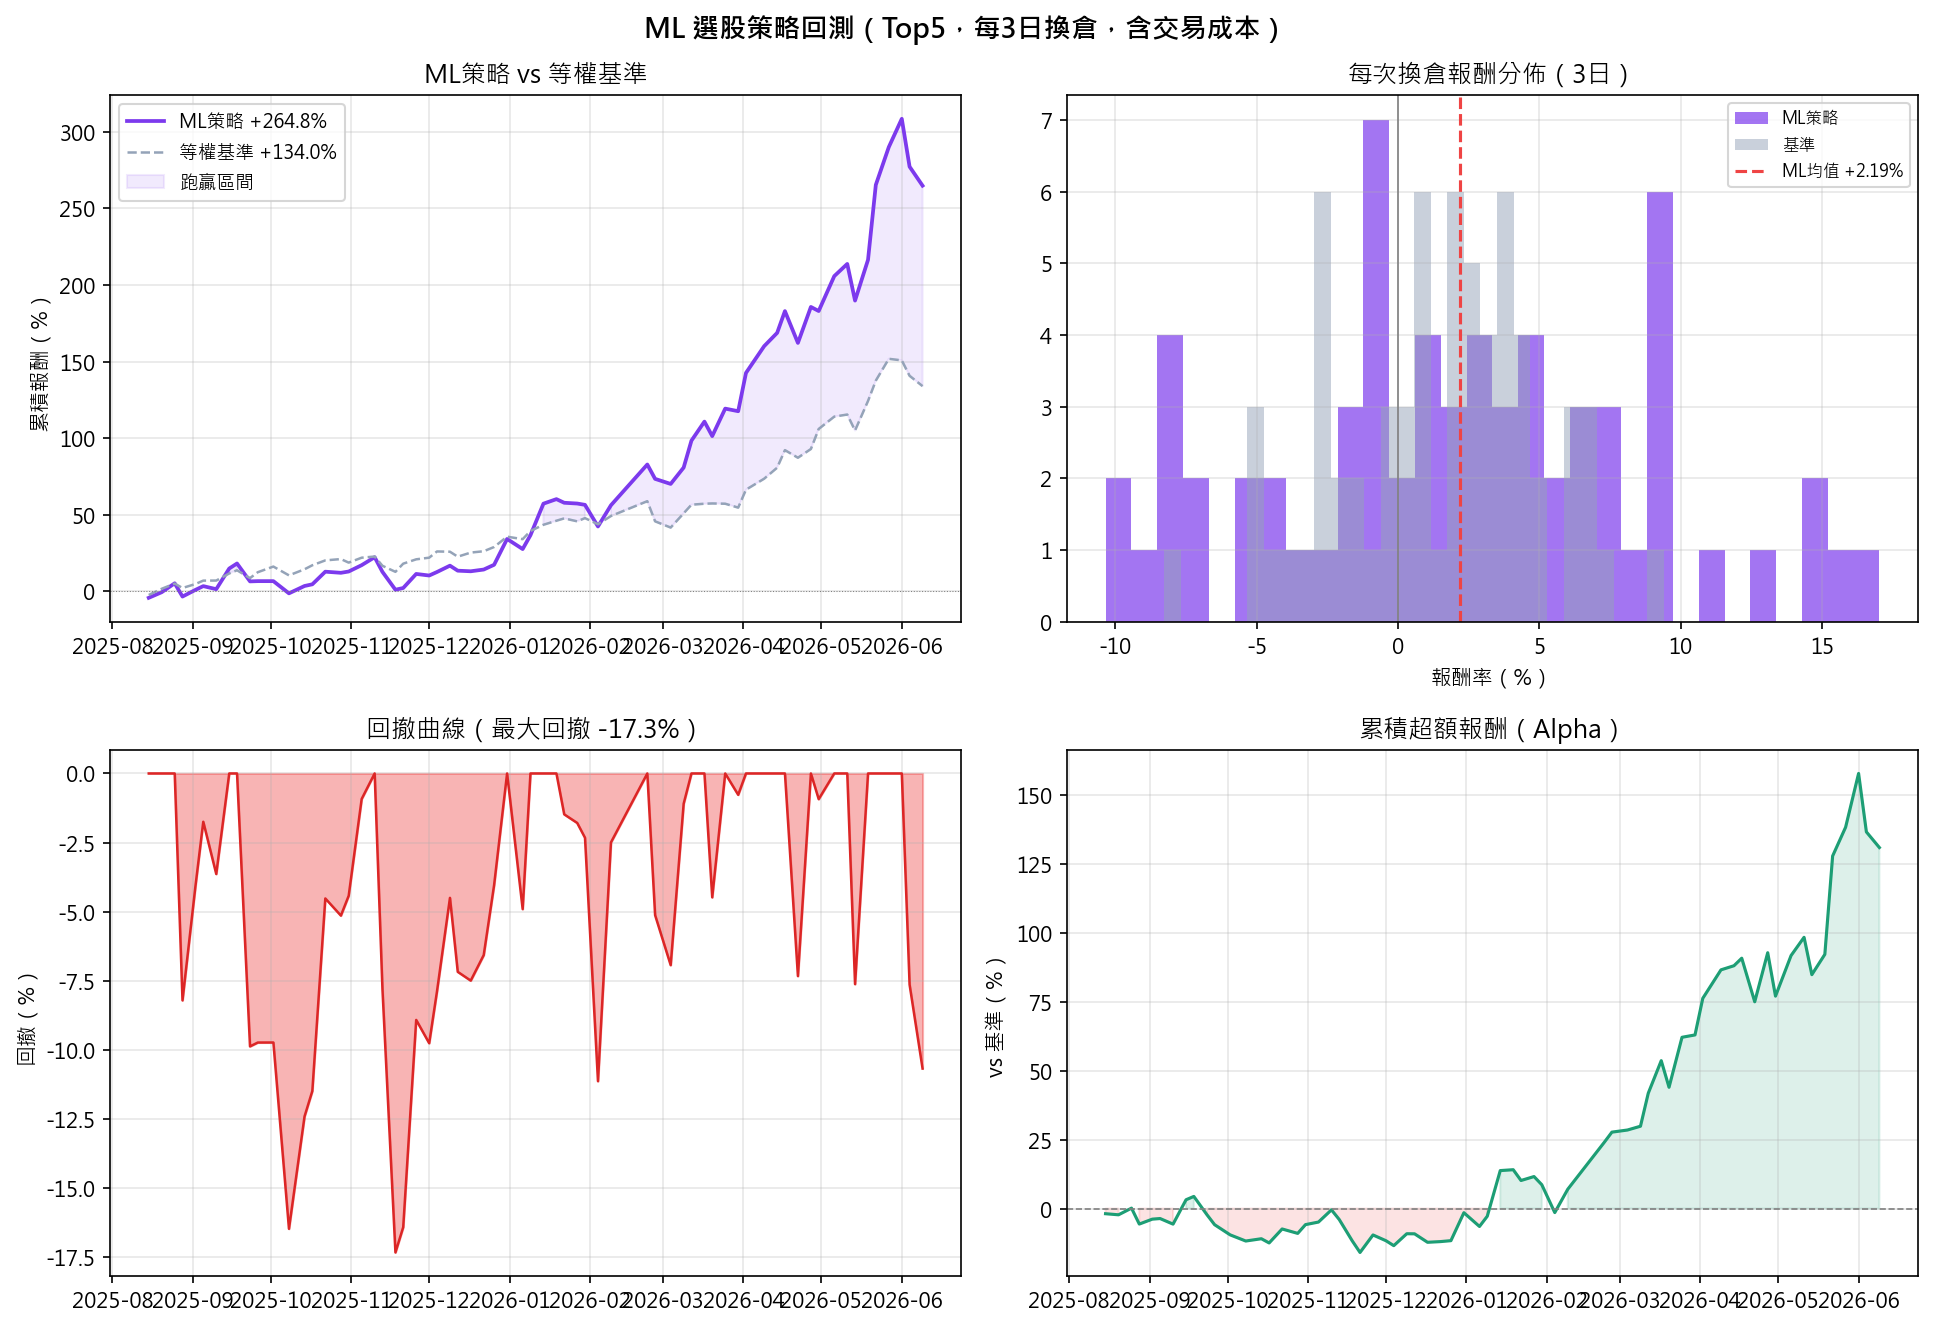

Reproduce this figure in Python.
import yfinance as yf
import pandas as pd
import numpy as np
import matplotlib.pyplot as plt
from sklearn.ensemble import RandomForestRegressor
from scipy.stats import spearmanr
from watchlist import ALL_STOCKS
import warnings
import os
warnings.filterwarnings("ignore")

plt.rcParams["font.family"] = "Microsoft JhengHei"
plt.rcParams["axes.unicode_minus"] = False

# ══════════════════════════════════════════
#  設定區
# ══════════════════════════════════════════
PERIOD    = "3y"
TOP_N     = 5       # 每次做多幾檔
REBAL     = 3       # 幾天重新換倉一次（對應預測的 3 日報酬）
COST_RATE = 0.001425 + 0.003  # 手續費 0.1425% + 證交稅 0.3%
# ══════════════════════════════════════════

def calc_rsi(s, n=14):
    d = s.diff()
    g = d.clip(lower=0).rolling(n).mean()
    l = (-d.clip(upper=0)).rolling(n).mean()
    return 100 - 100 / (1 + g / l)

def build_features(price, volume):
    df = pd.DataFrame(index=price.index)
    r1 = price.pct_change(1)
    df["r1"]         = r1
    df["r5"]         = price.pct_change(5)
    df["r20"]        = price.pct_change(20)
    df["ma5_ratio"]  = price / price.rolling(5).mean()  - 1
    df["ma20_ratio"] = price / price.rolling(20).mean() - 1
    df["ma60_ratio"] = price / price.rolling(60).mean() - 1
    df["vol_ratio"]  = volume / volume.rolling(20).mean()
    df["vol_5d"]     = r1.rolling(5).std()
    df["rsi14"]      = calc_rsi(price)
    bb = price.rolling(20).mean()
    bs = price.rolling(20).std()
    df["bb_pos"]     = (price - (bb - 2*bs)) / (4*bs + 1e-9)
    df["near_high"]  = price / price.rolling(20).max() - 1
    df["future_3d"]  = price.pct_change(3).shift(-3)  
    return df

FEATURES = ["r1","r5","r20","ma5_ratio","ma20_ratio","ma60_ratio",
            "vol_ratio","vol_5d","rsi14","bb_pos","near_high"]

# ── 1. 下載資料 ───────────────────────────────
print(f"下載 {len(ALL_STOCKS)} 檔資料...")
raw     = yf.download(list(ALL_STOCKS.keys()), period=PERIOD, progress=False, auto_adjust=True)
prices  = raw["Close"].rename(columns=ALL_STOCKS).ffill().dropna(axis=1, thresh=200)
volumes = raw["Volume"].rename(columns=ALL_STOCKS).ffill()
prices, volumes = prices.align(volumes[prices.columns], join="inner")
names   = list(prices.columns)
print(f"可用股票：{len(names)} 檔，{len(prices)} 個交易日")

# ── 2. 建立特徵面板 ──────────────────────────
print("建立特徵資料集...")
frames = []
for name in names:
    f = build_features(prices[name], volumes[name])
    f["stock"] = name
    frames.append(f)
panel = pd.concat(frames).dropna()

# ── 3. 時間切割 ───────────────────────────────
dates      = sorted(panel.index.unique())
split_date = dates[int(len(dates) * 0.7)]   # 前70%訓練，後30%測試
train = panel[panel.index <= split_date]
test  = panel[panel.index >  split_date]
print(f"訓練：{dates[0].date()} ～ {split_date.date()}")
print(f"測試：{split_date.date()} ～ {dates[-1].date()}")

# ── 4. 訓練模型 ───────────────────────────────
print("訓練模型...")
model = RandomForestRegressor(
    n_estimators=300, max_depth=6, min_samples_leaf=20, random_state=42, n_jobs=-1
)
model.fit(train[FEATURES], train["future_3d"])

# ── 5. 每日預測排名 ───────────────────────────
test = test.copy()
test["pred"] = model.predict(test[FEATURES])

# ── 6. 模擬換倉邏輯（3日高效自適應優化版 — 移除過期大盤風控） ──
rebal_dates = [d for i, d in enumerate(sorted(test.index.unique())) if i % REBAL == 0]

portfolio_returns = []
prev_holdings_dict = {}  

for i, date in enumerate(rebal_dates[:-1]):
    next_date = rebal_dates[i + 1]

    # 💡 修正位置：純 ML 模式，不調用未定義的 market_ok
    market_filter_tag = False 

    day_data = test.loc[date].set_index("stock")["pred"]
    
    if not prev_holdings_dict:
        selected_series = day_data.sort_values(ascending=False).iloc[:TOP_N]
        selected = selected_series.index.tolist()
        prev_holdings_dict = selected_series.to_dict()
    else:
        current_pool = day_data.sort_values(ascending=False)
        all_candidates = current_pool.index.tolist()
        new_selected = []
        keep_holdings = []
        for stock in prev_holdings_dict.keys():
            if stock in current_pool.index:
                rank = all_candidates.index(stock)
                if rank < 10: 
                    keep_holdings.append(stock)
        
        new_selected.extend(keep_holdings)
        
        for stock in all_candidates:
            if len(new_selected) == TOP_N:
                break
            if stock not in new_selected:
                new_selected.append(stock)
                
        selected = new_selected
        prev_holdings_dict = current_pool.loc[selected].to_dict()

    period_rets = []
    for stock in selected:
        try:
            p = prices[stock]
            ret = (p.loc[next_date] - p.loc[date]) / p.loc[date]
            period_rets.append(ret)
        except:
            period_rets.append(0.0)

    avg_ret = np.mean(period_rets)

    prev_stocks = list(portfolio_returns[-1]["holdings"]) if portfolio_returns else []
    turnover = len(set(selected) - set(prev_stocks)) / TOP_N if prev_stocks else 1.0
    cost     = turnover * COST_RATE
    net_ret  = avg_ret - cost

    portfolio_returns.append({
        "date":          date,
        "return":        net_ret,
        "gross":         avg_ret,
        "cost":          cost,
        "holdings":      selected,
        "market_filter": market_filter_tag,
    })

res = pd.DataFrame(portfolio_returns).set_index("date")

# ── 7. 計算基準（等權持有所有股票）────────────
bm_rets = []
for i, date in enumerate(rebal_dates[:-1]):
    next_date = rebal_dates[i + 1]
    day_rets  = []
    for stock in names:
        try:
            ret = (prices[stock].loc[next_date] - prices[stock].loc[date]) / prices[stock].loc[date]
            day_rets.append(ret)
        except:
            pass
    bm_rets.append({"date": date, "return": np.mean(day_rets)})

bm = pd.DataFrame(bm_rets).set_index("date")

# ── 8. 績效指標（精準無溢價年化修正） ─────────────────
bm_aligned = bm["return"].reindex(res.index).ffill().fillna(0.0)

ml_cum  = (1 + res["return"]).cumprod() - 1
bm_cum  = (1 + bm_aligned).cumprod() - 1

# 💡 修正：改用實際回測涵蓋的天數進行精準標準化年化計算 (避免 mean 複利放大漏洞)
total_days = (res.index[-1] - res.index[0]).days
annual_factor = 365.25 / total_days if total_days > 0 else 1.0

ml_annual  = (ml_cum.iloc[-1] + 1) ** annual_factor - 1
bm_annual  = (bm_cum.iloc[-1] + 1) ** annual_factor - 1

# Sharpe Ratio 修正為標準每日對齊對照轉換
ml_sharpe  = (res["return"].mean() / (res["return"].std() + 1e-9)) * np.sqrt(252 / REBAL)
ml_maxdd   = ((ml_cum + 1) / (ml_cum + 1).cummax() - 1).min()
win_rate   = (res["return"] > 0).mean()
beat_bm    = (res["return"] > bm_aligned).mean()

print(f"""
╔══════════════════════════════════════════╗
║        ML 選股策略回測結果 (修正版)       ║
╠══════════════════════════════════════════╣
║ 測試期間換倉次數：{len(res):>4} 次
║ ML策略年化報酬  ：{ml_annual*100:>+7.1f}%
║ 基準年化報酬    ：{bm_annual*100:>+7.1f}%
║ 超額年化報酬    ：{(ml_annual-bm_annual)*100:>+7.1f}%
║ Sharpe Ratio  ：{ml_sharpe:>7.2f}
║ 最大回撤       ：{ml_maxdd*100:>7.1f}%
║ 勝率           ：{win_rate*100:>7.1f}%
║ 跑贏基準比例   ：{beat_bm*100:>7.1f}%
║ 總交易成本     ：{res['cost'].sum()*100:>7.2f}%
╚══════════════════════════════════════════╝
""")

print("── 最近 5 次換倉選股 ──")
for date, row in res.tail(5).iterrows():
    print(f"  {date.date()}  {', '.join(row['holdings'])}  報酬:{row['return']*100:+.2f}%")

# ── 9. 畫圖 ──────────────────────────────────
fig, axes = plt.subplots(2, 2, figsize=(13, 9))
fig.suptitle(f"ML 選股策略回測（Top{TOP_N}，每{REBAL}日換倉，含交易成本）", fontsize=13, fontweight="bold")

ax1 = axes[0, 0]
ax1.plot(ml_cum.index, ml_cum * 100, color="#7C3AED", lw=1.8, label=f"ML策略 {ml_cum.iloc[-1]*100:+.1f}%")
ax1.plot(bm_cum.index, bm_cum * 100, color="#94A3B8", lw=1.2, ls="--", label=f"等權基準 {bm_cum.iloc[-1]*100:+.1f}%")
ax1.axhline(0, color="gray", lw=0.5, ls=":")
ax1.fill_between(ml_cum.index, ml_cum * 100, bm_cum.reindex(ml_cum.index).ffill() * 100,
                 where=ml_cum >= bm_cum.reindex(ml_cum.index).ffill(), alpha=0.1, color="#7C3AED", label="跑贏區間")
ax1.set_title("ML策略 vs 等權基準")
ax1.set_ylabel("累積報酬（%）")
ax1.legend(fontsize=9)
ax1.grid(alpha=0.3)

ax2 = axes[0, 1]
ax2.hist(res["return"] * 100, bins=30, color="#7C3AED", alpha=0.7, label="ML策略")
ax2.hist(bm["return"] * 100, bins=30, color="#94A3B8", alpha=0.5, label="基準")
ax2.axvline(res["return"].mean() * 100, color="#EF4444", lw=1.5, ls="--", label=f"ML均值 {res['return'].mean()*100:+.2f}%")
ax2.axvline(0, color="gray", lw=0.8)
ax2.set_title(f"每次換倉報酬分佈（{REBAL}日）")
ax2.set_xlabel("報酬率（%）")
ax2.legend(fontsize=8)
ax2.grid(alpha=0.3)

ax3 = axes[1, 0]
drawdown = (ml_cum + 1) / (ml_cum + 1).cummax() - 1
ax3.fill_between(drawdown.index, drawdown * 100, 0, alpha=0.4, color="#EF4444")
ax3.plot(drawdown.index, drawdown * 100, color="#DC2626", lw=1.2)
ax3.set_title(f"回撤曲線（最大回撤 {ml_maxdd*100:.1f}%）")
ax3.set_ylabel("回撤（%）")
ax3.grid(alpha=0.3)

ax4 = axes[1, 1]
alpha_cum = ml_cum - bm_cum.reindex(ml_cum.index).ffill()
ax4.plot(alpha_cum.index, alpha_cum * 100, color="#1D9E75", lw=1.5)
ax4.axhline(0, color="gray", lw=0.8, ls="--")
ax4.fill_between(alpha_cum.index, alpha_cum * 100, 0, where=alpha_cum >= 0, alpha=0.15, color="#1D9E75")
ax4.fill_between(alpha_cum.index, alpha_cum * 100, 0, where=alpha_cum < 0, alpha=0.15, color="#EF4444")
ax4.set_title("累積超額報酬（Alpha）")
ax4.set_ylabel("vs 基準（%）")
ax4.grid(alpha=0.3)

plt.tight_layout()
out = os.path.join(os.path.dirname(os.path.abspath(__file__)), "day19_ml_backtest.png")
plt.savefig(out, dpi=150, bbox_inches="tight")
plt.show()
print(f"\n圖表已存檔：{out}")
